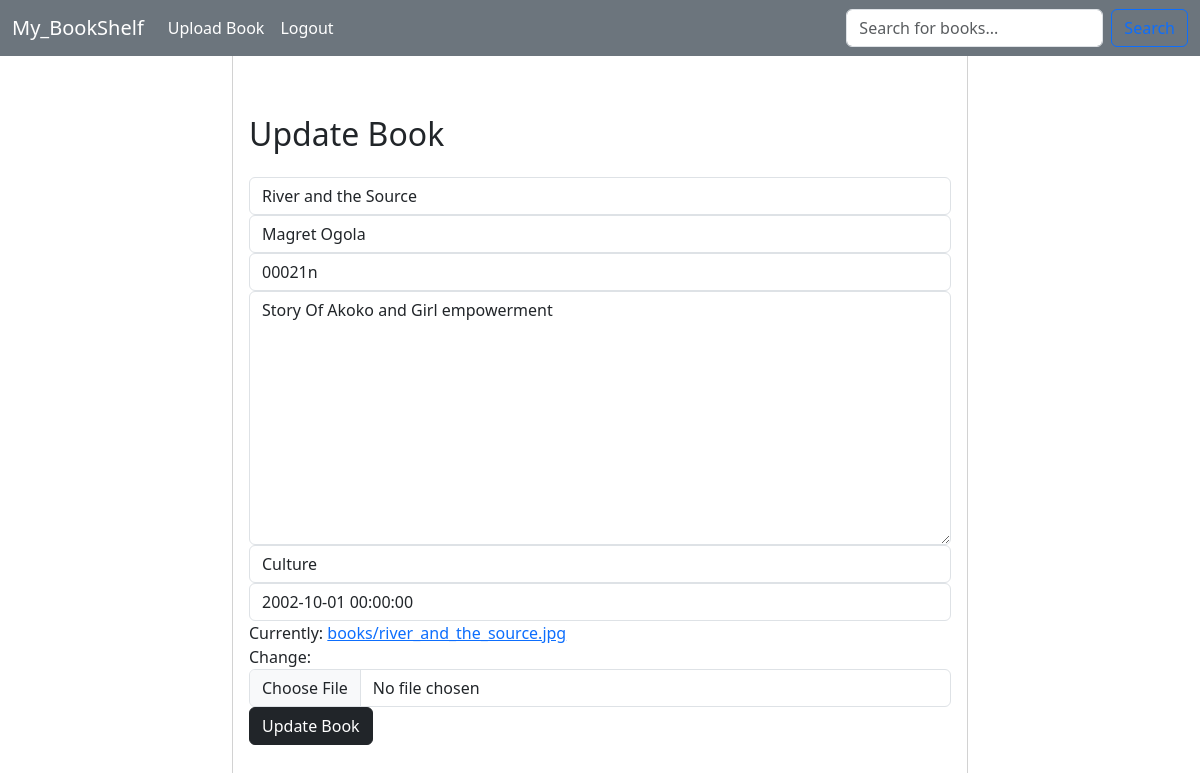
The app's page /book/update/4 (signed in) with its own data.
### myBookshelf/models.py (models this page shows)
class Book(models.Model):
    title = models.CharField(max_length=20)
    author = models.CharField(max_length=20)
    isbn = models.CharField(max_length=10)
    summary = models.TextField()
    genre = models.CharField(max_length=10)
    publish_date = models.DateTimeField()
    book = models.ImageField(upload_to='books/')

### myBookshelf/views.py (the view)
# urls.py: path('book/update/<int:pk>', views.update_book, name='update_book'),
@login_required(login_url='login')
def update_book(request, pk):
    book = get_object_or_404(Book, pk=pk)
    if request.method == 'POST':
        form = BookForm(request.POST, request.FILES, instance=book)
        if form.is_valid():
            form.save()
            messages.success(request, 'Book updated successfully!')
            return redirect('my_books')  # Redirect to the list view
    else:
        form = BookForm(instance=book)
    return render(request, 'update_book.html', {'form': form, 'book': book})

### myBookshelf/forms.py
class BookForm(forms.ModelForm):
    class Meta:
        model = Book
        fields = ['title', 'author', 'isbn', 'summary', 'genre', 'publish_date', 'book']
        widgets = {
            'title': forms.TextInput(attrs={'class': 'form-control'}),
            'author': forms.TextInput(attrs={'class': 'form-control'}),
            'isbn': forms.TextInput(attrs={'class': 'form-control'}),
            'summary': forms.Textarea(attrs={'class': 'form-control'}),
            'genre': forms.TextInput(attrs={'class': 'form-control'}),
            'publish_date': forms.DateTimeInput(attrs={'class': 'form-control'}),
            'book': forms.ClearableFileInput(attrs={'class': 'form-control'}),
        }
    class RegistrationForm(UserCreationForm):
        class Meta:
            model = User
            fields = ['username', 'password1', 'password2']
    class LoginForm(forms.Form):
        username = forms.CharField(
            label="Username",
            widget=forms.TextInput(attrs={'class': 'form-control'})
        )
        password = forms.CharField(
            label="Password",
            widget=forms.PasswordInput(attrs={'class': 'form-control'})
        )

### templates/update_book.html (shortened to what this page needs)
{% extends 'base.html' %}
{% block content %}
   <div class="container">
    <div class="row justify-content-center">
      <div class="col-md-8">
        <div class="card">
          <div class="card-body">
    <h2 class="mt-5 mb-4">Update Book</h2>
    <form method="post" enctype="multipart/form-data" class="mb-5">
      {{ form.title }}
      {{ form.author }}
      {{ form.isbn }}
      {{ form.summary }}
      {{ form.genre }}
      {{ form.publish_date }}
      {{ form.book }}
      <button type="submit" class="btn btn-dark">Update Book</button>
    </form>
  </div>
    </div>
      </div>
    </div>
   </div>
{% endblock %}

### templates/base.html (style rules this page uses)
.card { object-fit: cover; margin-top: 50px; }

### records on screen
Book: title "River and the Source", author "Magret Ogola", isbn "00021n", summary "Story Of Akoko and Girl empowerment", genre "Culture", publish_date "2002-10-01 00:00:00"
